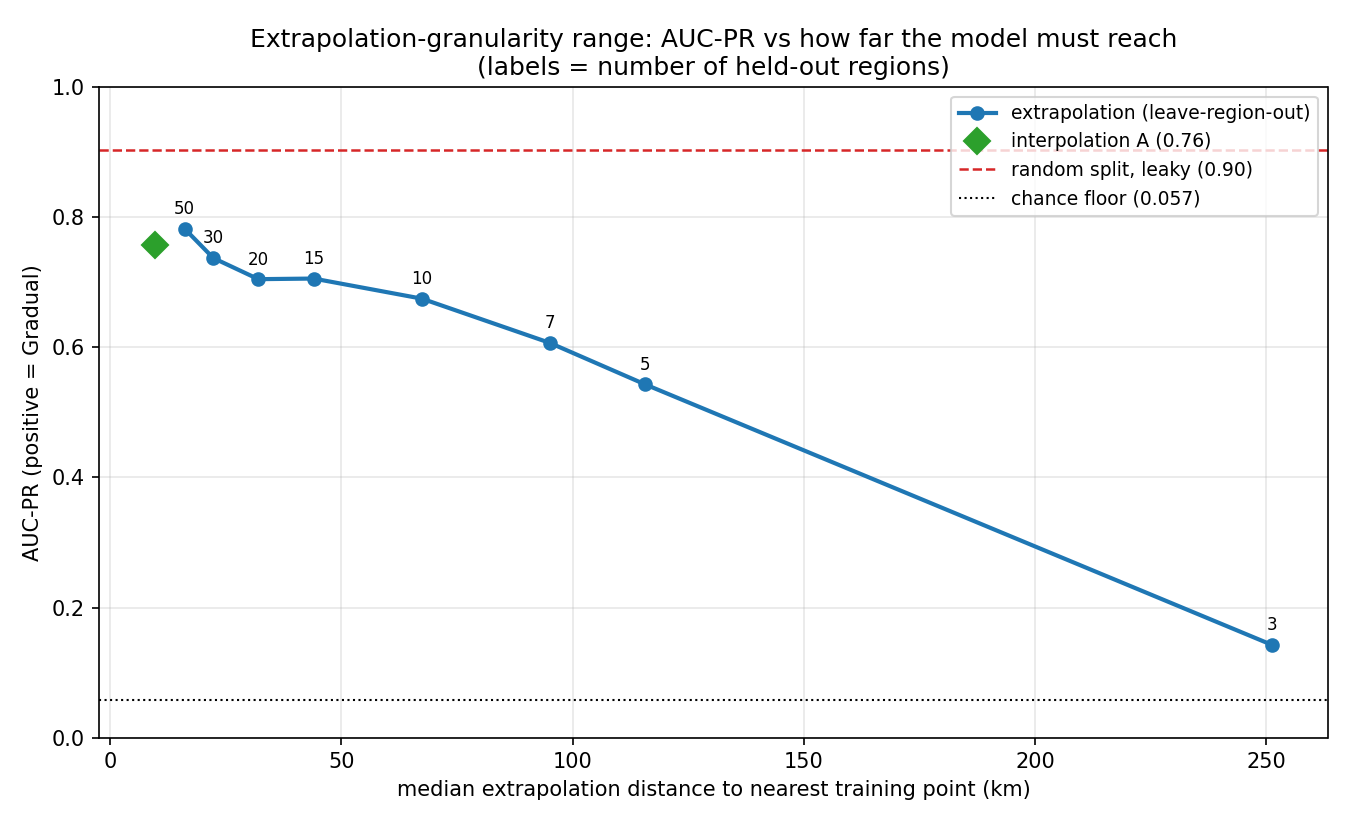

This chart was generated by the following Python code:
"""Demonstrate the extrapolation-granularity range (case B).

Leave-one-region-out buffered block CV at increasing region SIZE. Coarser regions
force the model to predict farther from any training point, so AUC-PR degrades
along a physically meaningful axis: the median great-circle distance from a
held-out point to its nearest training point (the actual extrapolation reach).

Anchored by two computed reference points on the same data/model:
  * random split (leaky, co-located train/test)  -- upper bound
  * interpolation (A: grid 0.5deg + 3 km buffer)  -- the map metric
...down toward the AUC-PR chance floor (= prevalence).

Consumes models/spatial_cv.py. Positive class = 1 (Gradual). Pooled OOF AUC-PR.
Run: poetry run python diagnostics/extrapolation_range.py
"""
import sys
from pathlib import Path
import numpy as np
import xgboost as xgb
from sklearn.model_selection import train_test_split
from sklearn.neighbors import BallTree
from sklearn.metrics import average_precision_score, roc_auc_score

sys.path.insert(0, str(Path(__file__).resolve().parent.parent / 'models'))
import spatial_cv as scv
from _data import load

SEED = 42
BUFFER_KM = 3
GRANULARITIES = [3, 5, 7, 10, 15, 20, 30, 50]   # kmeans regions: few=coarse/far, many=fine/near


def factory(ytr):
    spw = (ytr == 0).sum() / max((ytr == 1).sum(), 1)
    return xgb.XGBClassifier(
        n_estimators=300, max_depth=5, min_child_weight=20, learning_rate=0.05,
        reg_lambda=50, gamma=1, subsample=0.8, colsample_bytree=0.8,
        objective='binary:logistic', eval_metric='aucpr', tree_method='hist',
        scale_pos_weight=spw, random_state=SEED)


def score_folds(X, y, folds):
    proba, scored = scv.pooled_oof_predict(factory, X, y, folds)
    yv = y[scored]
    p = proba[scored]
    return average_precision_score(yv, p), roc_auc_score(yv, p), scored.mean()


def extrap_distances(lat, lon, folds):
    """Median / IQR great-circle distance (km) from held-out points to nearest train point."""
    d = []
    for tr, te in folds:
        if len(tr) == 0 or len(te) == 0:
            continue
        tree = BallTree(np.radians(np.column_stack([lat[tr], lon[tr]])), metric='haversine')
        dist, _ = tree.query(np.radians(np.column_stack([lat[te], lon[te]])), k=1)
        d.append(dist.ravel() * scv.EARTH_KM)
    d = np.concatenate(d)
    return np.median(d), np.percentile(d, 25), np.percentile(d, 75)


def main():
    X, y, lat, lon = load(verify=True)
    yv = y.to_numpy()
    prev = yv.mean()
    print(f"n={len(y)}  Gradual={int((yv==1).sum())}  prevalence={prev:.4f}  "
          f"buffer={BUFFER_KM}km  (AUC-PR floor={prev:.4f})\n")

    # --- reference: random split (leaky) ---
    rng = np.random.default_rng(SEED)
    itr, ite = train_test_split(np.arange(len(y)), test_size=0.3,
                                random_state=int(rng.integers(0, 100)),
                                shuffle=True, stratify=y)
    m = factory(yv[itr]).fit(X.iloc[itr], yv[itr])
    rand_ap = average_precision_score(yv[ite], m.predict_proba(X.iloc[ite])[:, 1])

    # --- reference: interpolation (A) ---
    blocks_A = scv.assign_blocks(lat, lon, method='grid', cell_deg=0.5)
    folds_A = list(scv.buffered_block_folds(lat, lon, blocks_A, n_splits=5, buffer_km=BUFFER_KM, seed=SEED))
    A_ap, A_roc, _ = score_folds(X, yv, folds_A)
    A_dist = extrap_distances(lat, lon, folds_A)[0]

    # --- the extrapolation sweep ---
    print(f"{'regions':>8}{'med_dist_km':>13}{'IQR_km':>18}{'AUC-PR':>9}{'AUC-ROC':>9}")
    print("-" * 60)
    rows = []
    for g in GRANULARITIES:
        blocks = scv.assign_blocks(lat, lon, method='kmeans', n_clusters=g, seed=SEED)
        folds = list(scv.buffered_block_folds(lat, lon, blocks, n_splits=g, buffer_km=BUFFER_KM, seed=SEED))
        ap, roc, frac = score_folds(X, yv, folds)
        med, q25, q75 = extrap_distances(lat, lon, folds)
        rows.append((g, med, q25, q75, ap, roc))
        print(f"{g:>8}{med:>13.1f}{('['+format(q25,'.0f')+'-'+format(q75,'.0f')+']'):>18}{ap:>9.4f}{roc:>9.4f}")

    print("\nreference points (same data/model):")
    print(f"  random split (leaky)                 AUC-PR={rand_ap:.4f}")
    print(f"  interpolation A (grid0.5+{BUFFER_KM}km, ~{A_dist:.1f}km) AUC-PR={A_ap:.4f}  AUC-ROC={A_roc:.4f}")
    print(f"  chance floor                          AUC-PR={prev:.4f}")

    try:
        _plot(rows, rand_ap, (A_dist, A_ap), prev)
    except Exception as e:
        print(f"(plot skipped: {e})")


def _plot(rows, rand_ap, A_point, prev):
    import matplotlib
    matplotlib.use('Agg')
    import matplotlib.pyplot as plt
    med = [r[1] for r in rows]
    ap = [r[4] for r in rows]
    labels = [r[0] for r in rows]
    fig, ax = plt.subplots(figsize=(9, 5.5))
    ax.plot(med, ap, 'o-', lw=2, ms=6, color='tab:blue', label='extrapolation (leave-region-out)')
    for x, yv_, g in zip(med, ap, labels):
        ax.annotate(f'{g}', (x, yv_), textcoords='offset points', xytext=(0, 7), fontsize=8, ha='center')
    ax.plot(A_point[0], A_point[1], 'D', ms=9, color='tab:green', label=f'interpolation A ({A_point[1]:.2f})')
    ax.axhline(rand_ap, ls='--', color='tab:red', lw=1.2, label=f'random split, leaky ({rand_ap:.2f})')
    ax.axhline(prev, ls=':', color='k', lw=1, label=f'chance floor ({prev:.3f})')
    ax.set_xlabel('median extrapolation distance to nearest training point (km)')
    ax.set_ylabel('AUC-PR (positive = Gradual)')
    ax.set_title('Extrapolation-granularity range: AUC-PR vs how far the model must reach\n'
                 '(labels = number of held-out regions)')
    ax.set_ylim(0, 1)
    ax.legend(loc='upper right', fontsize=9)
    ax.grid(alpha=0.3)
    fig.tight_layout()
    out = 'diagnostics/extrapolation_range.png'
    fig.savefig(out, dpi=150)
    print(f"saved {out}")


if __name__ == '__main__':
    main()
